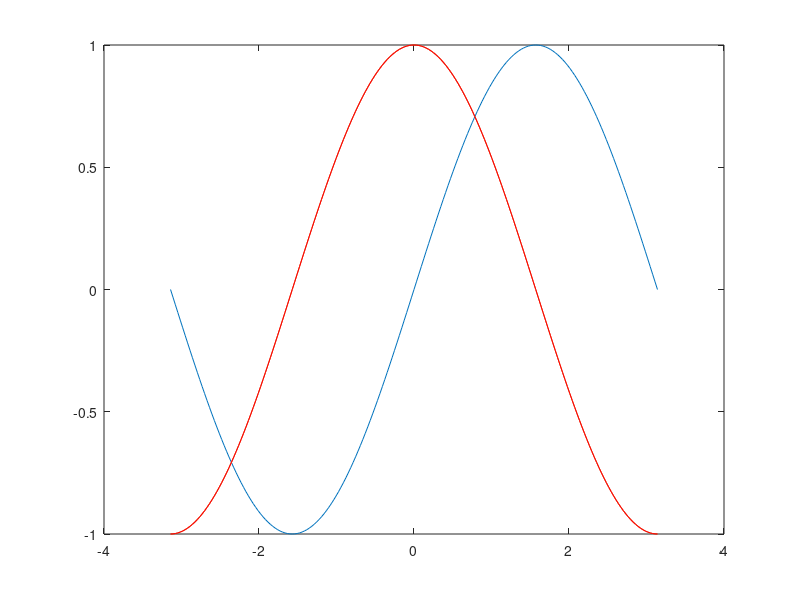
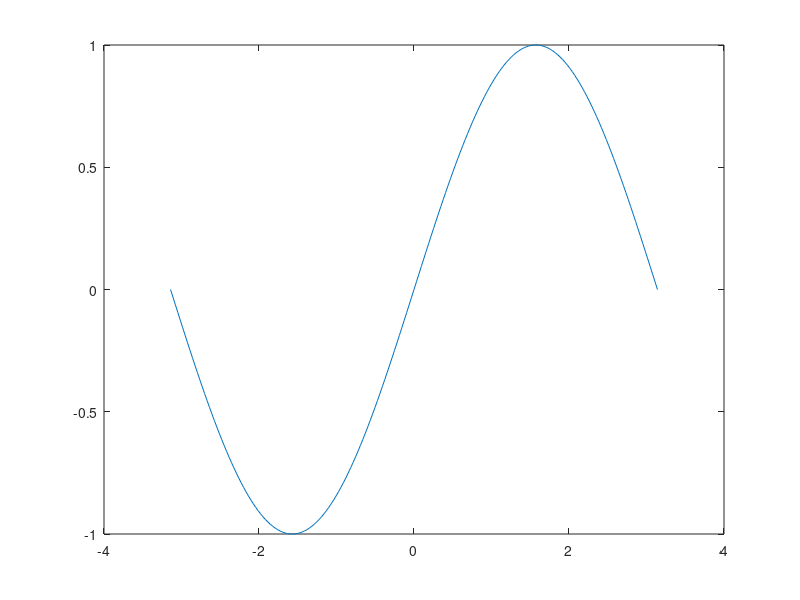
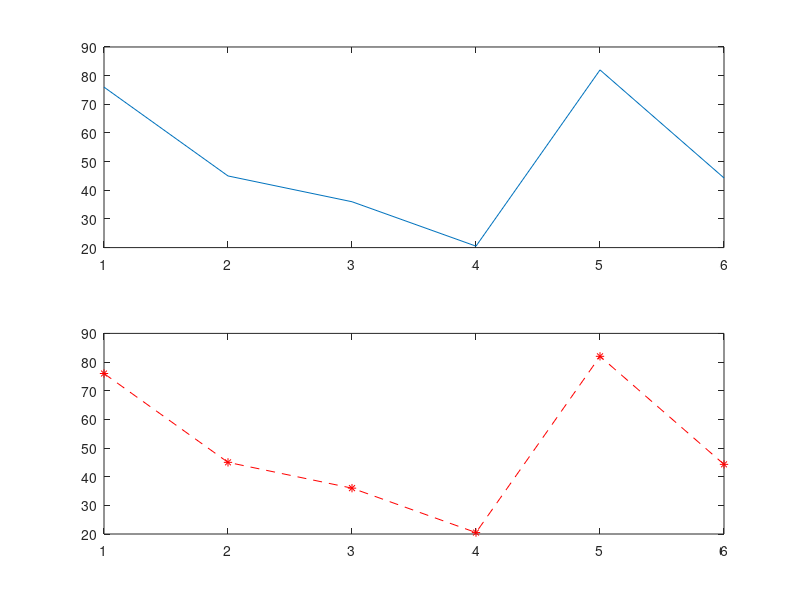
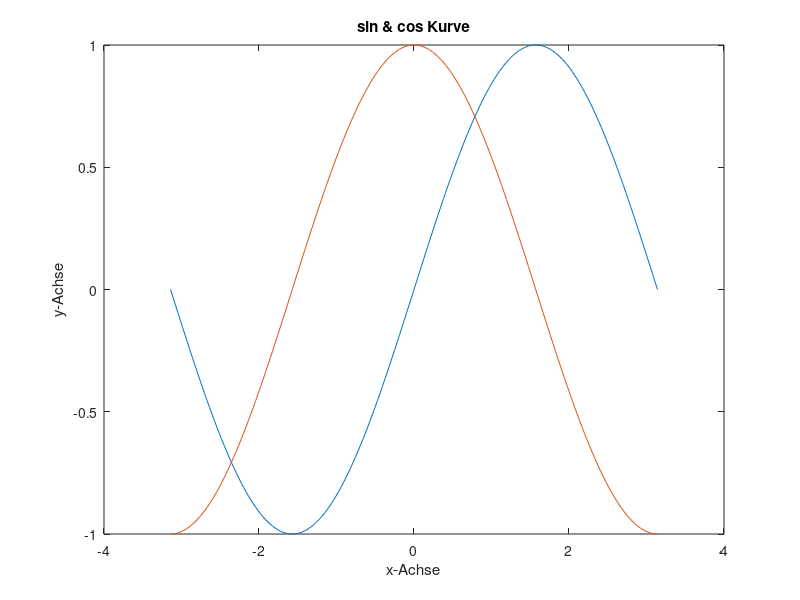

Reproduce these figures in MATLAB, in order.
% SitzungII.m
clc; clear all; close all;
disp('                                                            VISUALISIERUNG IN 2D');
pause;
disp('>> x = 1:6, y = [76 45 36 20.5 82 44.3] % (x,y)-DATENSAETZE, Z.B. VON DER MESSUNG ');
disp('                                          (x - ZEIT UND y - GESCHWINDIGKEIT)') ;
x = 1:6, y = [76 45 36 20.5 82 44.3]
pause;
disp('>> plot(x,y) % OEFFNET DAS GRAFIK-FENSTER (WENN NICHT SCHON GEOEFFNET)');
disp('               UND STELLT DIE ABHAENGIGKEIT y(x) GRAFISCH DAR (LINEAR INTERPOLIERT)');
pause;
plot(x,y)
pause;
disp(['>> plot(x,y,' char(39) 'r*--' char(39) '); % ZEICHNET GLEICHES WIE OBEN IN DAS']); 
disp('                                 GLEICHE FENSTER MIT ANDEREN KURVENSPEZIFIKATION');
pause;
plot(x,y,'r*--');
pause;
disp('**************************************************************************************')
disp('**** Beachte: plot-Befehl gibt die Grafik stets im aktuelle Grafik-Fenster aus.   ****');
disp('     Das vorherige Bild geht verloren.                                            ****')
disp('**************************************************************************************')
disp('>> figure(3) % OEFFNET DAS NEUE GRAFIK-FENSTER NR. 3');
figure(3)
disp('>> subplot(2,1,1) % UNTERTEILT DIESES GRAFIK-FENSTER');
pause;
subplot(2,1,1)
pause;
disp(['>> plot(x,y) % ZEICHNET GLEICHES WIE OBEN']);
plot(x,y)
pause;
disp('>> subplot(2,1,2) % BENUTZT ANDEREN TEIL DES GRAFIK-FENSTER');
subplot(2,1,2)
pause;
disp(['>> plot(x,y,' char(39) 'r*--' char(39) '); % ZEICHNET GLEICHES WIE OBEN']);
plot(x,y,'r*--');
pause;
disp('>> x = -pi: pi/100: pi; % DEFINIERT BEREICH VON -pi BIS pi MIT DER SCHRITTWEITE pi/100');
x = -pi: pi/100: pi;
pause;
disp('>> figure; % OEFFNET DAS NEUE GRAFIK-FENSTER');
pause;
figure;
pause;
disp('>> plot(x, sin(x)) % ZEICHNET DIE SINUS-KURVE IM BEREICH [-pi, pi]');
pause;
plot(x,sin(x))
pause;
disp('>> y = sin(x); z = cos(x); % DEFINIERT DIE FUNKTIONSWERTE y UND z FUER DIE SINUS UND')
disp('                                                                  KOSINUS FUNKTIONEN')
y = sin(x); z = cos(x);
pause;
disp('>> figure(1) % SO WECHSELT MAN WIEDER ZU DEM ERSTEN GRAFIK-FENSTER BZW.')
disp('                                       OEFFNET DAS GRAFIK-FENSTER NR. 1')
figure(1)
pause;
disp('**********************************************************************************');
disp('**** Wenn zwei Graphen in dem selben Bild dargestellt werden sollen, muss der ****') 
disp('                                                 hold-Befehl verwendet werden ****');
disp('**********************************************************************************');
pause;
disp('>> plot(x,y) % ZUNAECHST WIRD DIE SINUS KURVE ERZEUGT');
pause;
plot(x,y)
pause;
disp('>> hold on % DANN WIRD DIE DARSTELLUNG FIXIERT');
hold on;
pause;
disp('>> plot(x,z) % DANACH WIRD DIE KOSINUS KURVE ABGEBILDET');
pause;
plot(x,z)
pause;
disp('>> hold off % DIE FIXIERUNG VOM VORHERIGEN BILD WIRD ABGESCHALTET');
hold off
pause;
disp(['>> hold on; plot(x,z,' char(39) 'r' char(39) '); hold off % SOMIT WIRD '])
disp('                                          DIE KOSINUS KURVE ROT GEFAERBT')
pause;
hold on; plot(x,z,'r'); hold off
pause;
disp('>> close (1) % SCHLIESST DAS GRAFIK-FENSTER NR. 1')
close (1)
pause;
disp('>> figure(10) % OEFFNET DAS GRAFIK-FENSTER NR. 10');
figure(10)
pause;
disp('>> plot(x,y,x,z) % MEHRERE GRAFEN KOENNEN AUCH MIT EINER plot-ANWEISUNG ')
disp('                  (OHNE hold) DARGESTELLT WERDEN');
pause;
plot(x,y,x,z)
pause;
disp(['>> title(' char(39) 'sin & cos Kurven' char(39) ') % SO GIBT MAN DEM BILD EINEN TITEL']);
title('sin & cos Kurve')
pause;
disp(['>> xlabel(' char(39) 'x-Achse' char(39) ') % SO BESCHRIFTET MAN DIE x-Achse']);
xlabel('x-Achse')
pause;
disp(['>> ylabel(' char(39) 'y-Achse' char(39) ') % ANALOG AUCH DIE y-Achse']);
ylabel('y-Achse')
pause;
disp('>> close % SCHLIESST DAS AKTUELLE GRAFIK-FENSTER');
close
pause;
disp('>> close all % SCHLIESST ALLE GRAFIK-FENSTER');
close all
